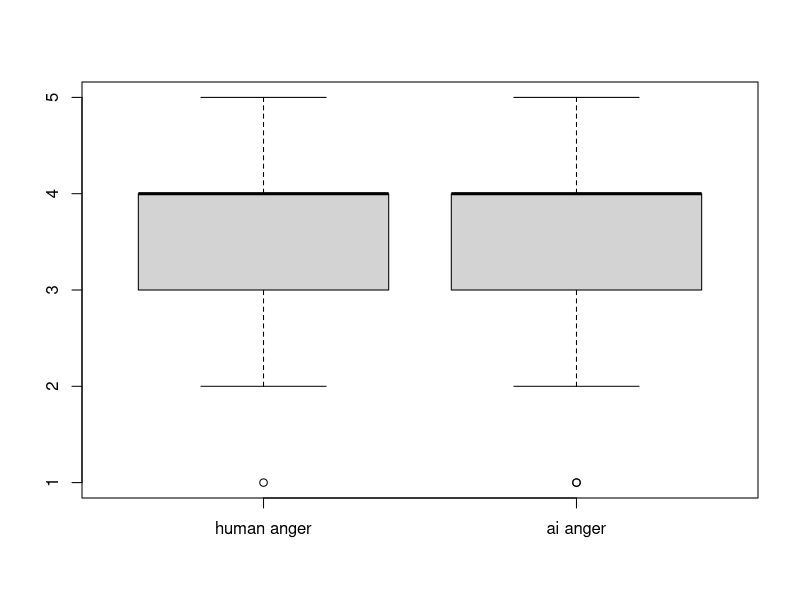
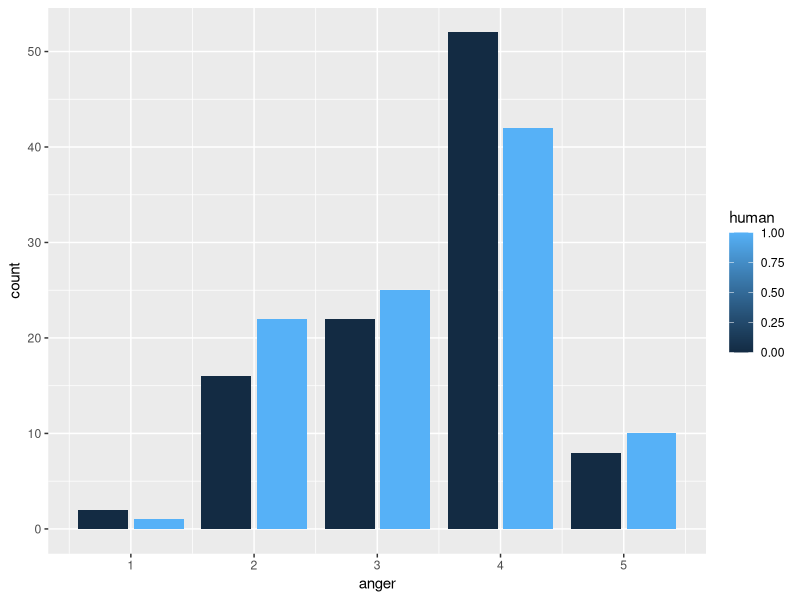
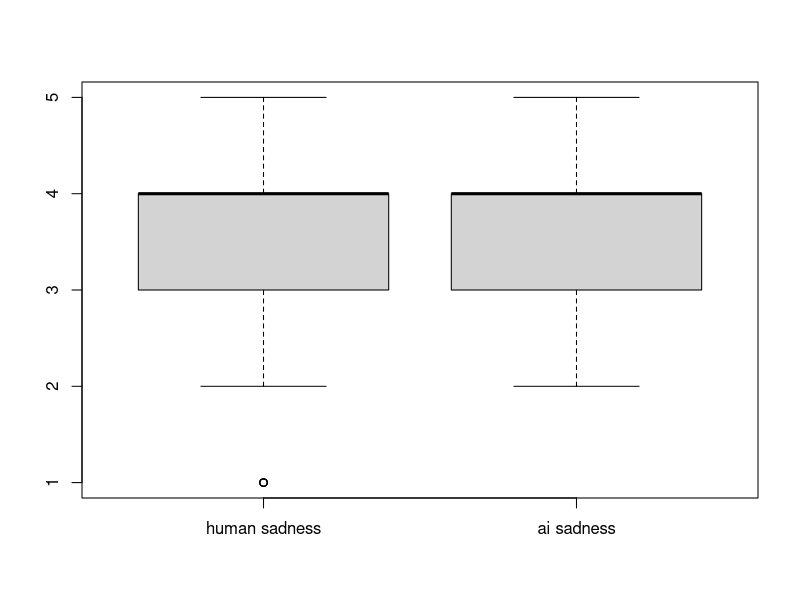
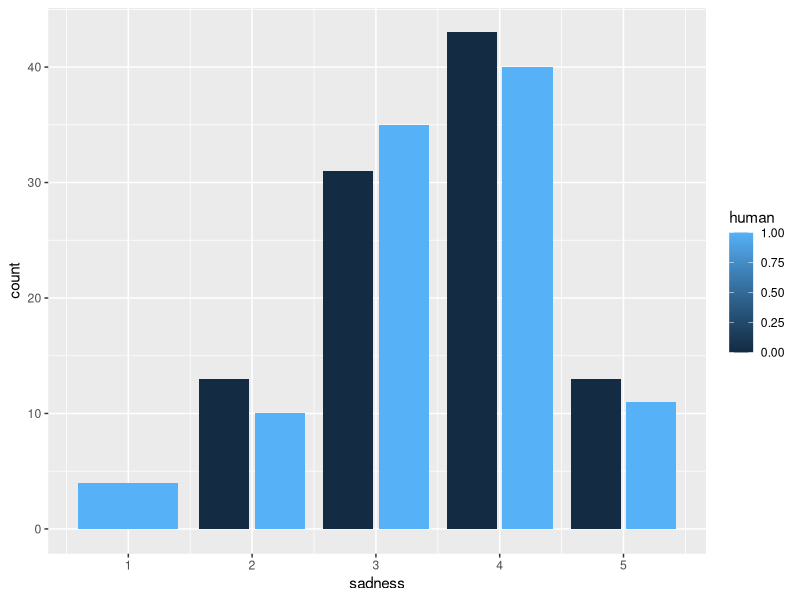
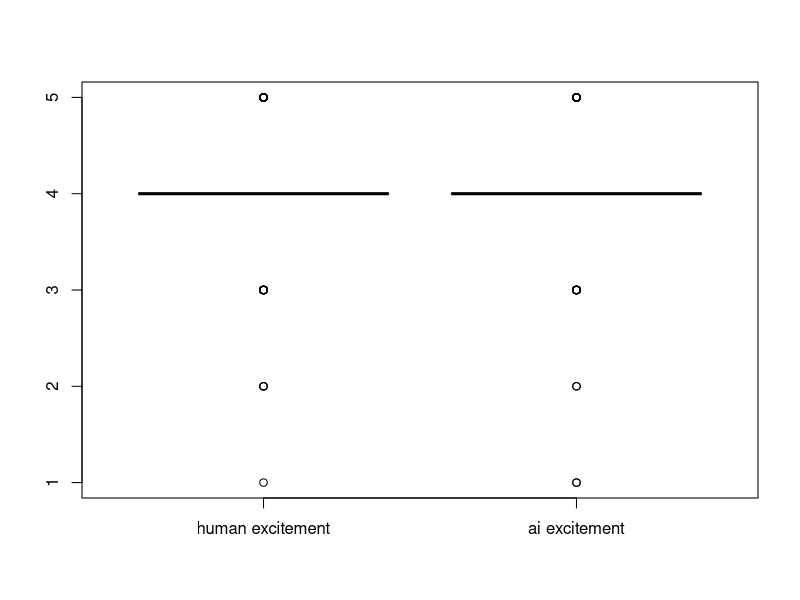
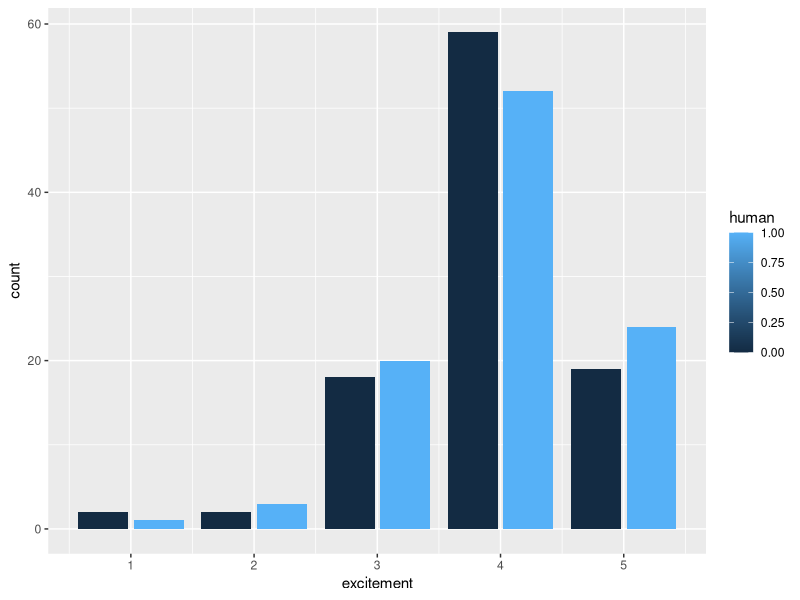
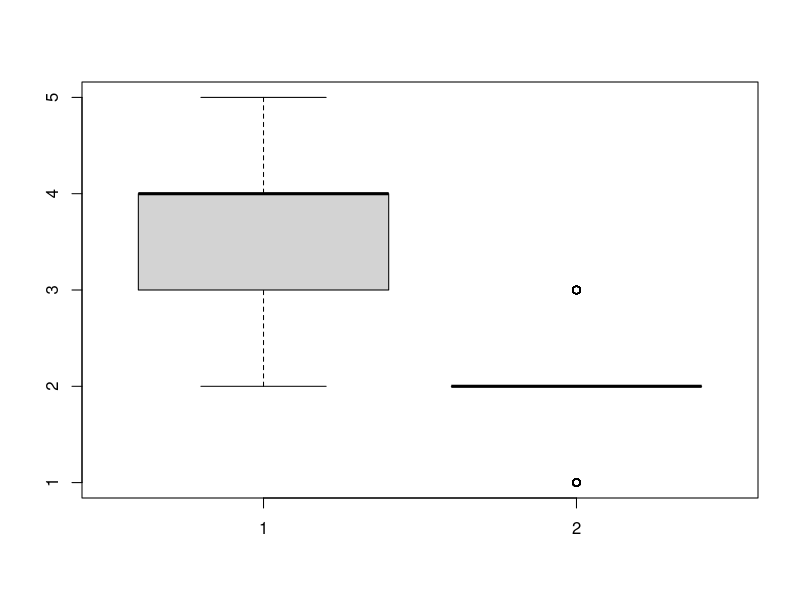

Write R code to recreate these figures, in order. (Note: this script raises an error after producing the figures.)
library(stringr)
library(ggplot2)
library(dplyr)

#Helper function
print_summary_stats = function(some_data) {
  m = mean(some_data)
  sd = sd(some_data)
  rg = str_c(range(some_data), collapse = "-")
  med = median(some_data)
  count = length(some_data)

  sprintf('Mean = %f, Median = %f, Std = %f, Range = %s, Total count = %f', m, med, sd, rg, count)
}

data = read.csv('group-project/group1.csv')
updated_data = data
updated_data$emotion = colnames(updated_data[5:8])[max.col(updated_data[5:8],ties.method="first")]
View(updated_data)

anger_treatment_data = updated_data[updated_data$treatment_type == 1,]
sadness_treatment_data = updated_data[updated_data$treatment_type == 2,]
excitement_treatment_data = updated_data[updated_data$treatment_type == 3,]


ai_data = updated_data[updated_data$human == 0,]
human_data = updated_data[updated_data$human == 1,]

ai_anger_treatment_data = ai_data[ai_data$treatment_type == 1,]
ai_sadness_treatment_data = ai_data[ai_data$treatment_type == 2,]
ai_excitement_treatment_data = ai_data[ai_data$treatment_type == 3,]

human_anger_treatment_data = human_data[human_data$treatment_type == 1,]
human_sadness_treatment_data = human_data[human_data$treatment_type == 2,]
human_excitement_treatment_data = human_data[human_data$treatment_type == 3,]

#NOTE: Our data is not normally distributed.
# shapiro.test(updated_data$naturalness) - low p-value, hence reject null hypothesis that data is normal.

#--------------------------- Begin Hypothesis testing ----------------------------
#H1 (we don't really have a H1 right now, since Prof changed our data to report just intensities)

human_treatment_vs_emotion = table(human_data$treatment_type, human_data$emotion)
ai_treatment_vs_emotion = table(ai_data$treatment_type, ai_data$emotion)

print(human_treatment_vs_emotion)
print(ai_treatment_vs_emotion)

chisq.test(human_treatment_vs_emotion) # low p-value. That means our treatments are working. 

chisq.test(ai_treatment_vs_emotion) #low p-value. Therefore AI treatments are also working same as human


### Conclusion for H1: There is correlation between treatments and self-reported emotions for both AI treatments 
### and human treatments. What I mean is, generally speaking treatment-1 (for anger), the participants generally reported 
### higher values for anger and similarly for treatments 2 & 3. i.e. our treatments are working.

#*****************************---------------------------*******************************
#H2

### test for anger (welch t-test are for unequal variances)
print_summary_stats(ai_anger_treatment_data$anger)
print_summary_stats(human_anger_treatment_data$anger)
boxplot(human_anger_treatment_data$anger, ai_anger_treatment_data$anger, names=c('human anger', 'ai anger'))
anger_treatment_plot_data = anger_treatment_data %>% group_by(anger, human) %>% summarize(count=n())
ggplot() + geom_col(data = anger_treatment_plot_data, aes(x = anger, y=count, fill = human), position = "dodge2") #light blue is human, dark blue is AI.

t.test(ai_anger_treatment_data$anger, human_anger_treatment_data$anger) # AI anger mean = 3.48; Human anger mean = 3.38. Almost same.

### test for sadness
print_summary_stats(ai_sadness_treatment_data$sadness)
print_summary_stats(human_sadness_treatment_data$sadness)
boxplot(human_sadness_treatment_data$sadness, ai_sadness_treatment_data$sadness, names=c('human sadness', 'ai sadness'))
sadness_treatment_plot_data = sadness_treatment_data %>% group_by(sadness, human) %>% summarize(count=n())
ggplot() + geom_col(data = sadness_treatment_plot_data, aes(x = sadness, y=count, fill = human), position = "dodge2")
t.test(ai_sadness_treatment_data$sadness, human_sadness_treatment_data$sadness) # AI sadness mean = 3.56; Human sadness mean = 3.44. Almost same.

### test for excitement
print_summary_stats(ai_excitement_treatment_data$excitement)
print_summary_stats(human_excitement_treatment_data$excitement)
boxplot(human_excitement_treatment_data$excitement, ai_excitement_treatment_data$excitement, names=c('human excitement', 'ai excitement'))
excitement_treatment_plot_data = excitement_treatment_data %>% group_by(excitement, human) %>% summarize(count=n())
ggplot() + geom_col(data = excitement_treatment_plot_data, aes(x = excitement, y=count, fill = human), position = "dodge2")
t.test(ai_excitement_treatment_data$excitement, human_excitement_treatment_data$excitement) # AI sadness mean = 3.91; Human sadness mean = 3.95. Almost same.

### Conclusion for H2: 
### 1. Looking at the plots, the distribution of intensity scores for both human and AI looks the same. 
### 2. The above t-test analysis show there is a chance of true equivalence in our findings (almost same means - cannot reject H0).
### Note: In order to confirm there is indeed true equivalence at population level 
### (and not result of sampling error i.e. we are finding true equivalence because of low sample size) should we conduct a power test?

# Power analysis will tell us if there is enough data in our data set to not reject null hypothesis.

#DO LATER - anger power analysis

# mean_anger_ai = mean(ai_anger_treatment_data$anger)
# sd_anger_ai = sd(ai_anger_treatment_data$anger)
# mean_anger_human = mean(human_anger_treatment_data$anger)
# sd_anger_human = sd(human_anger_treatment_data$anger)
# 
# sprintf('Mean anger AI = %f, Mean anger human = %f',mean_anger_ai, mean_anger_human) #"Mean anger AI = 3.480000, Mean anger human = 3.380000"
# sprintf('SD anger AI = %f, SD anger human = %f',sd_anger_ai, sd_anger_human) #"SD anger AI = 0.926381, SD anger human = 0.972137"
# 
# effect_size = (mean_anger_ai - mean_anger_human)/sd_anger_human
# sprintf('Effect size for anger = %f',effect_size)
# 
# install.packages('pwr')
# library(pwr)
# pwr.t.test(n=200, d=effect_size , sig.level = 0.05 )
#Our hypothesis is correct 


#*****************************---------------------------*******************************
#H3 - Test for naturalness

print_summary_stats(human_data$naturalness)
print_summary_stats(ai_data$naturalness)
t.test(ai_data$naturalness, human_data$naturalness)
boxplot(human_data$naturalness, ai_data$naturalness)

# To illustrate further - Calculate effect of human vs. ai on naturalness
lm_naturalness = lm(naturalness ~ human, data=updated_data) 
summary(lm_naturalness)
# Coefficient = 1.74333 and p-value very low. i.e. human vs. AI generation has effect on perceived naturalness.
# Therefore, H3 cannot be accepted. 

### Conclusion for H3: H3 cannot be accepted.  

#*****************************---------------------------*******************************

# H4a - Test for moderator on naturalness

## lang moderation - english (controlling for lang_engr)
lm_naturalness_lang_eng = lm(naturalness ~ human  * lang_eng, data=updated_data)
summary(lm_naturalness_lang_eng)
### human:lang_eng coefficient = 0.259058 and human coefficient = 0.822769 (reduced from 1.74333 from lm_naturalness above) and p-value is very low. 
### That means, lang_eng moderates perceived naturalness. 

## lang moderation - other (controlling for lang_other)
lm_naturalness_lang_other = lm(naturalness ~ human  * lang_other, data=updated_data)
summary(lm_naturalness_lang_other)
### human:lang_other coefficient = 0.019945 and human coefficient = 1.671317 (reduced from 1.74333 from lm_naturalness above) and p-value is very low. 
### That means, lang_other moderates perceived naturalness. 

### Conclusion for H4a: lang_eng and lang_other moderates perceived naturalness
-----------------------------

# H4b - Test for language as a moderator on emotional intensity

## lang moderation - english
anger_treatment_data = updated_data[updated_data$treatment_type == 1,]
sadness_treatment_data = updated_data[updated_data$treatment_type == 2,]
excitement_treatment_data = updated_data[updated_data$treatment_type == 3,]

lm_anger = lm(anger ~ human, data=anger_treatment_data)
summary(lm_anger) # p-value = 0.457
lm_anger_lang_eng = lm(anger ~ human * lang_eng, data=anger_treatment_data)
summary(lm_anger_lang_eng) # p-value = 0.463 (human) and 0.575 (human:lang_eng)
# No moderator effect evident

lm_sad = lm(sadness ~ human, data=sadness_treatment_data)
summary(lm_sad) # p-value = 0.357
lm_sad_lang_eng = lm(sadness ~ human * lang_eng, data=sadness_treatment_data)
summary(lm_sad_lang_eng) # p-value = 0.581 (human) and 0.719 (human:lang_eng)
# No moderator effect evident

lm_excitement = lm(excitement ~ human, data=excitement_treatment_data)
summary(lm_excitement) # p-value = 0.724
lm_excitement_lang_eng = lm(excitement ~ human * lang_eng, data=excitement_treatment_data)
summary(lm_excitement_lang_eng) # p-value = 0.626 (human) and 0.672 (human:lang_eng)
# No moderator effect evident

### Conclusion for H4b:  lang_eng and lang_other DO NOT moderate instensity of emotion  

#--------------------------- End of Hypothesis testing ----------------------------------






#----------------------------------------------------------------------------------------

# Exploratory analysis

# 1. What do we do for other - shall we treat it like an emotion - neutral emotion?
# ----

# 2. For treatment_type = 1, but emotion is not anger

not_anger_data = updated_data[updated_data$treatment_type == 1 & updated_data$emotion != 'anger' & updated_data$emotion != 'other',]
not_anger_plot_data = not_anger_data %>% group_by(emotion, human) %>% summarize(count=n())
ggplot() + geom_col(data = not_anger_plot_data, aes(x = emotion, y=count, fill = human), position = "dodge2")
# Ask prof - shall we clean this dataset??
# There are equivalent number of treatments that have been labelled as sad instead of anger. Probably can ignore - Need to confirm.

# 3. For treatment_type = 2, but emotion is not sadness
not_sadness_data = updated_data[updated_data$treatment_type == 2 & updated_data$emotion != 'sadness' & updated_data$emotion != 'other',]
not_sadness_plot_data = not_sadness_data %>% group_by(emotion, human) %>% summarize(count=n())
ggplot() + geom_col(data = not_sadness_plot_data, aes(x = emotion, y=count, fill = human), position = "dodge2")
# Ask prof - shall we clean this dataset??
# Probably can ignore - Need to confirm.

# 4. For treatment_type = 3, but emotion is not excitement
not_excitement_data = updated_data[updated_data$treatment_type == 3 & updated_data$emotion != 'excitement' & updated_data$emotion != 'other',]
not_excitement_plot_data = not_excitement_data %>% group_by(emotion, human) %>% summarize(count=n())
ggplot() + geom_col(data = not_excitement_plot_data, aes(x = emotion, y=count, fill = human), position = "dodge2")
# Ask prof - shall we clean this dataset??
# Probably can ignore - Need to confirm.

